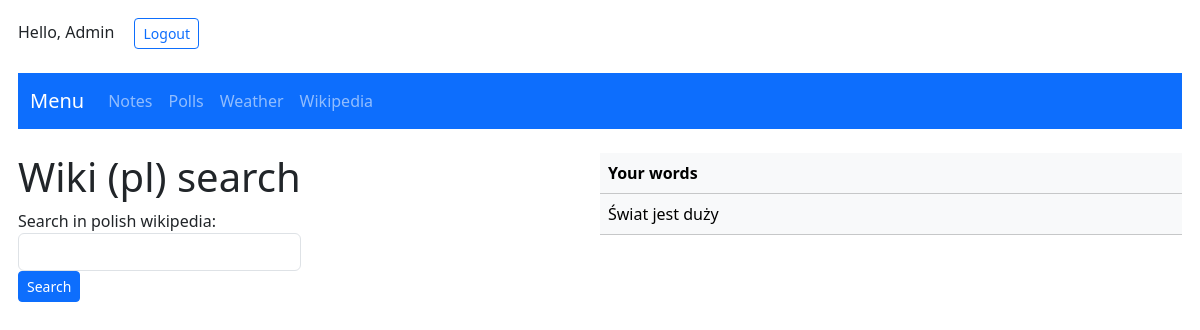
The page /wiki/ (signed in) on the database as committed earlier.
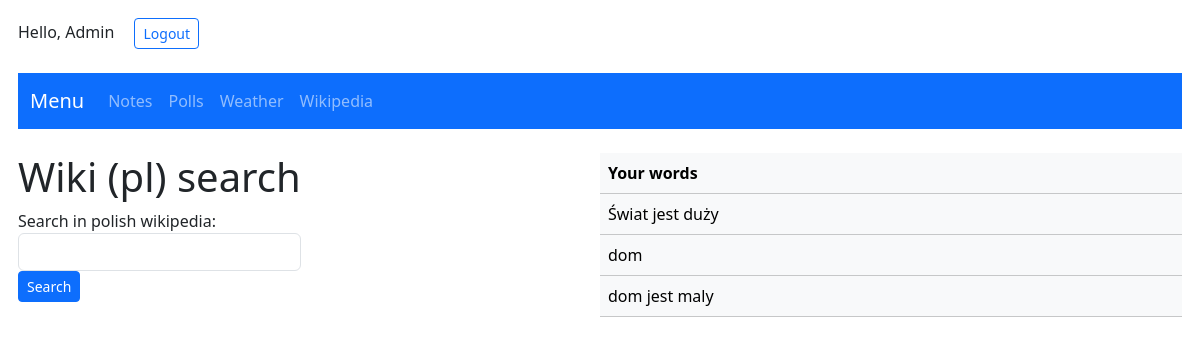
The same page on the database as committed later.
### wiki/models.py (models this page shows, shortened)
class UserTerm(models.Model):
    userId = models.IntegerField()
    term = models.CharField(max_length=500, default='xd')

### wiki/views.py (the view)
# urls.py: path('wiki/', wiki_view)
def wiki_view(request):
    userId = request.user.id
    if request.method == 'POST':
        form = SearchForm(request.POST)
        if form.is_valid():
            query = form.cleaned_data['query']
            words = query.split()  # split the query into a list of search terms
            if request.user.is_authenticated:
                save_words(words, userId)
            terms = []
            for i in range(1, len(words) + 1):
                for comb in combinations(words, i):
                    terms.append(" ".join(comb).capitalize())
            url = f"https://pl.wikipedia.org/w/api.php?action=query&format=json&utf8=1&formatversion=2&prop=extracts&exintro=1&explaintext=1&titles={'|'.join(terms)}"
            response = requests.get(url)
            data = response.json()
            results = []
            if 'pages' in data['query']:
                found_terms = set()
                for page in data['query']['pages']:
                    if 'extract' in page:
                         extract = page['extract']
                         title = page['title']
                         found_terms.add(title)
                         results.append({'term': title, 'extract': extract})
                    else:
                         continue
                not_found_terms = set(terms) - found_terms
                for term in not_found_terms:
                    results.append({'term': term, 'extract': 'Nie znaleziono wyniku'})
            else:
                results.append({'term': 'Nie znaleziono wyniku', 'extract': 'Nie znaleziono wyniku'})
        else:
            results = []
    else:
        form = SearchForm()
        results = []
    if request.user.is_authenticated:
        userterms = UserTerm.objects.filter(userId=userId)
    else: userterms = ' '
    return render(request, 'wiki/wiki.html', {'form': form, 'results': results, 'terms':userterms})

### wiki/forms.py
class SearchForm(forms.Form):
    query = forms.CharField(label='Search in polish wikipedia')
    def __init__(self, *args, **kwargs):
        super(SearchForm, self).__init__(*args, **kwargs)
        for visible in self.visible_fields():
            visible.field.widget.attrs['class'] = 'form-control'

### wiki/templates/wiki/wiki.html (shortened to what this page needs)
{% extends 'index.html' %}
{% block content %}
<div style="float: left;">
{% include 'wiki/form.html' %}
</div>
<div style="float: right; width:50%;">
{% include 'wiki/table.html' %}
</div>
{% endblock %}

### wiki/templates/wiki/table.html (shortened to what this page needs)
  {% load bootstrap_icons %}
  <table class="table table-light table-hover">
    <thead>
    <tr>
      <th scope="col">Your words </th>
    </tr>
  </thead>
    <tbody>
      {% if terms == ' ' %}
      <tr><td>You are not logged in</td></tr>
      {% else %}
      {% for term in terms %}
        <tr onclick="copyToSearchBar('{{ term.term }}')" style="cursor: pointer;">
          <td>{{ term.term }}</td>
        </tr>
      {% endfor %}
      {% endif %}
    </tbody>
  </table>

Rows that differ between the two databases and show on the page:
added UserTerm: term "dom"
added UserTerm: term "dom jest maly"
